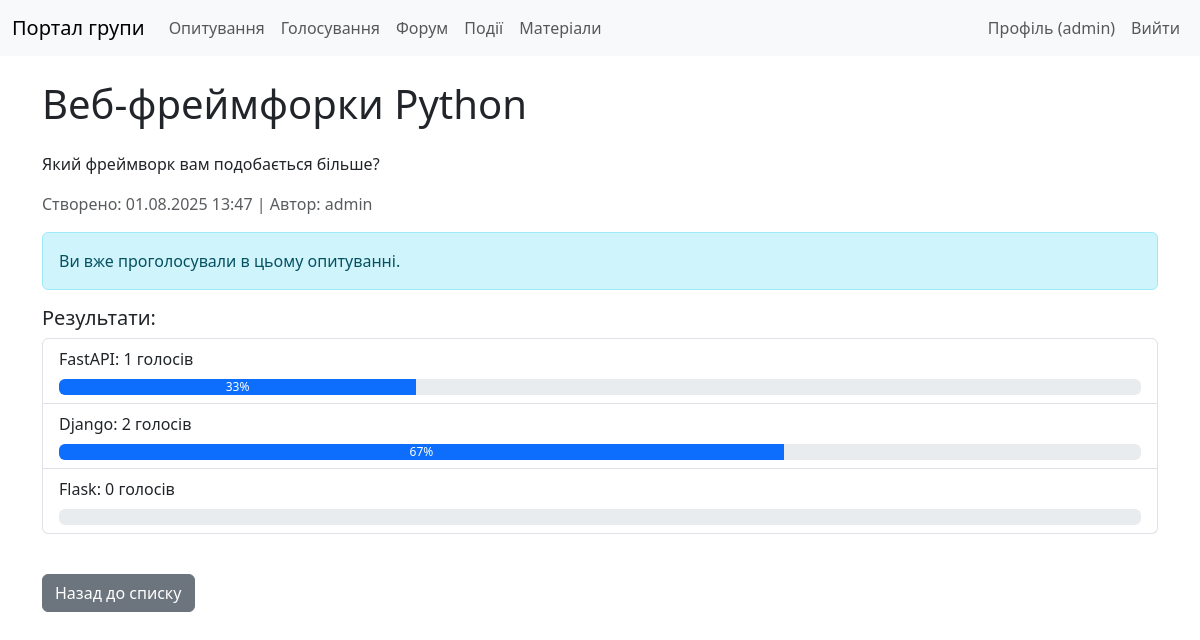
The app's page /polls/1/ (signed in) with its own data.
### polls/models.py (models this page shows, shortened)
class Poll(models.Model):
    title = models.CharField(max_length=200)
    description = models.TextField(blank=True, null=True)
    created_by = models.ForeignKey(User, on_delete=models.CASCADE, related_name='polls')
    created_at = models.DateTimeField(auto_now_add=True)
    is_active = models.BooleanField(default=True)
    class Meta:
        verbose_name = 'Poll'
        verbose_name_plural = 'Polls'

class PollOption(models.Model):
    poll = models.ForeignKey(Poll, on_delete=models.CASCADE, related_name='options')
    text = models.CharField(max_length=200)
    vote_count = models.PositiveIntegerField(default=0)
    class Meta:
        verbose_name = 'Poll Option'
        verbose_name_plural = 'Poll Options'

### polls/views.py (the view)
# urls.py: path('<int:pk>/', views.PollDetailView.as_view(), name='poll_detail'),
class PollDetailView(DetailView):
    model = Poll
    template_name = 'polls/poll_detail.html'
    context_object_name = 'poll'
    def get_context_data(self, **kwargs):
        context = super().get_context_data(**kwargs)
        if self.request.user.is_authenticated:
            context['has_voted'] = PollVote.objects.filter(poll=self.object, user=self.request.user).exists()
        return context

### templates/polls/poll_detail.html (shortened to what this page needs)
{% extends 'base.html' %}
{% block content %}
    <h1 class="my-4">{{ poll.title }}</h1>
    {% if poll.description %}
        <p>{{ poll.description|linebreaks }}</p>
    {% endif %}
    <p class="text-muted">Створено: {{ poll.created_at|date:"d.m.Y H:i" }} | Автор: {{ poll.created_by.username }}</p>
    {% if user.is_authenticated %}
        {% if has_voted %}
            <div class="alert alert-info">
                Ви вже проголосували в цьому опитуванні.
            </div>
            <h5>Результати:</h5>
            <ul class="list-group mb-4">
                {% for option in poll.options.all %}
                    <li class="list-group-item">
                        {{ option.text }}: {{ option.vote_count }} голосів
                        <div class="progress mt-2">
                            <div class="progress-bar" role="progressbar" style="width: {% widthratio option.vote_count poll.votes.count 100 %}%;" aria-valuenow="{% widthratio option.vote_count poll.votes.count 100 %}" aria-valuemin="0" aria-valuemax="100">
                                {% widthratio option.vote_count poll.votes.count 100 %}%
                            </div>
                        </div>
                    </li>
                {% endfor %}
            </ul>
        {% endif %}
    {% else %}
        <div class="alert alert-warning">
            <p>Будь ласка, <a href="{% url 'login' %}">увійдіть</a>, щоб проголосувати.</p>
        </div>
    {% endif %}
    <a href="{% url 'polls:poll_list' %}" class="btn btn-secondary mt-3">Назад до списку</a>
{% endblock %}

### templates/base.html (shortened to what this page needs)
{% load static %}
<!DOCTYPE html>
<html lang="uk">
<head>
    <link href="https://cdn.jsdelivr.net/npm/bootstrap@5.3.0/dist/css/bootstrap.min.css" rel="stylesheet">
    <link rel="stylesheet" href="{% static 'css/styles.css' %}">
</head>
<body>
    <nav class="navbar navbar-expand-lg navbar-light bg-light">
        <div class="container-fluid">
            <a class="navbar-brand" href="{% url 'core:group_profile' %}">
                {% with group=group %}
                    {% if group.logo %}
                        <img src="{{ group.logo.url }}" alt="{{ group.name }}">
                    {% else %}
                        Портал групи
                    {% endif %}
                {% endwith %}
            </a>
            <div class="collapse navbar-collapse" id="navbarNav">
                <ul class="navbar-nav me-auto">
                    <li class="nav-item">
                        <a class="nav-link" href="{% url 'polls:poll_list' %}">Опитування</a>
                    </li>
                    <li class="nav-item">
                        <a class="nav-link" href="{% url 'voting:vote_list' %}">Голосування</a>
                    </li>
                    <li class="nav-item">
                        <a class="nav-link" href="{% url 'forum:topic_list' %}">Форум</a>
                    </li>
                    <li class="nav-item">
                        <a class="nav-link" href="{% url 'events:event-list' %}">Події</a>
                    </li>
                    <li class="nav-item">
                        <a class="nav-link" href="{% url 'materials:material-list' %}">Матеріали</a>
                    </li>
                </ul>
                <ul class="navbar-nav">
                    {% if user.is_authenticated %}
                        <li class="nav-item">
                            <a class="nav-link" href="{% url 'core:user_profile' %}">Профіль ({{ user.username }})</a>
                        </li>
                        <li class="nav-item">
                            <form action="{% url 'logout' %}" method="post" class="d-inline">
                                <button type="submit" class="nav-link btn btn-link">Вийти</button>
                            </form>
                        </li>
                    {% endif %}
                </ul>
            </div>
        </div>
    </nav>
    <div class="container">
        {% block content %}
        {% endblock %}
    </div>
</body>
</html>

### static/css/styles.css (style rules this page uses)
.container { margin-top: 20px; }

### records on screen
Poll: title "Веб-фреймфорки Python", description "Який фреймворк вам подобається більше?", created_at "01.08.2025 13:47", created_by.username "admin"
PollOption: text "FastAPI", vote_count "1", vote_count "33"
PollOption: text "Django", vote_count "2", vote_count "67"
PollOption: text "Flask", vote_count "0"

### other values on screen
{{ user.username }} "admin"
